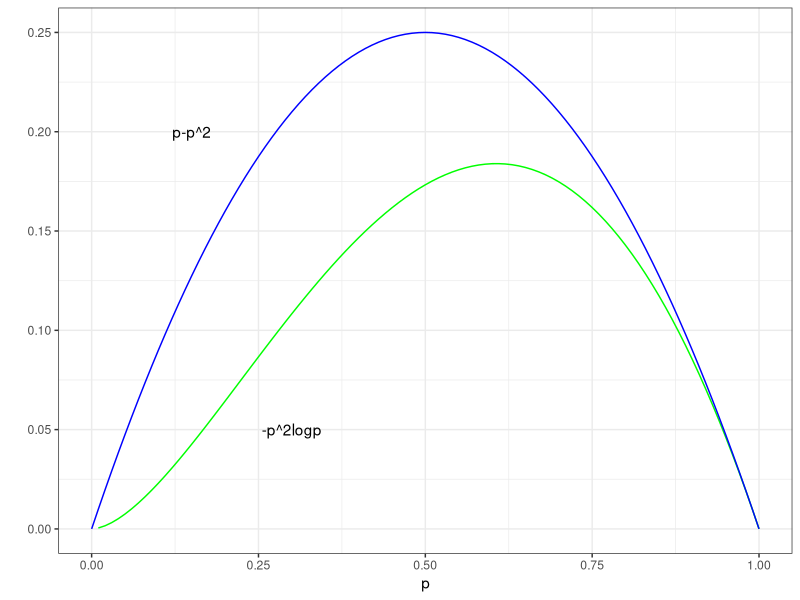

Write R code to recreate this figure.
## ---- chunk 1
library(tidyverse)
## ---- chunk 2
ggplot(data.frame(x = c(0, 1)), aes(x = x)) +
  stat_function(fun = function(x){-x^2*log(x)}, color = 'green') +
  stat_function(fun = function(x){x-x^2}, color = 'blue') + 
  annotate(geom = 'text', label = '-p^2logp', x = 0.3, y = 0.05) +
  annotate(geom = 'text', label = 'p-p^2', x = 0.15, y = 0.2) +
  labs(x = 'p', y = '') +
  theme_bw()
